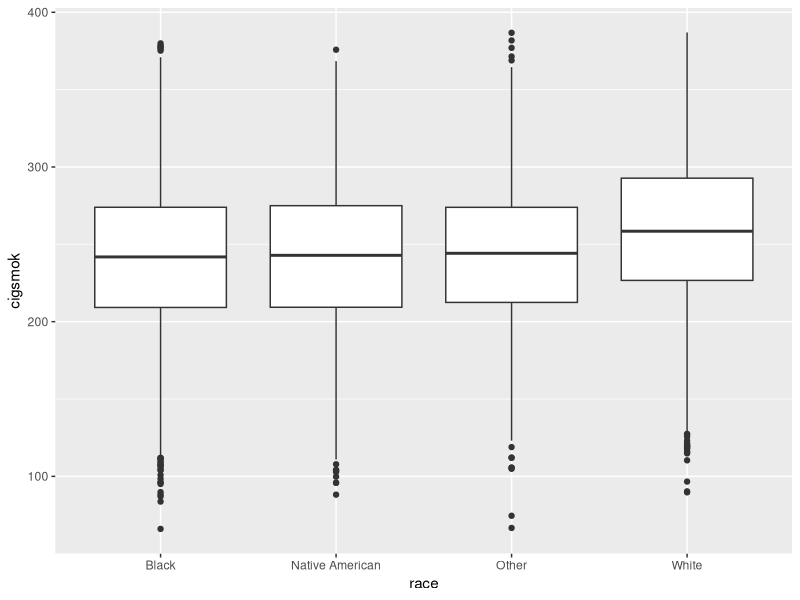
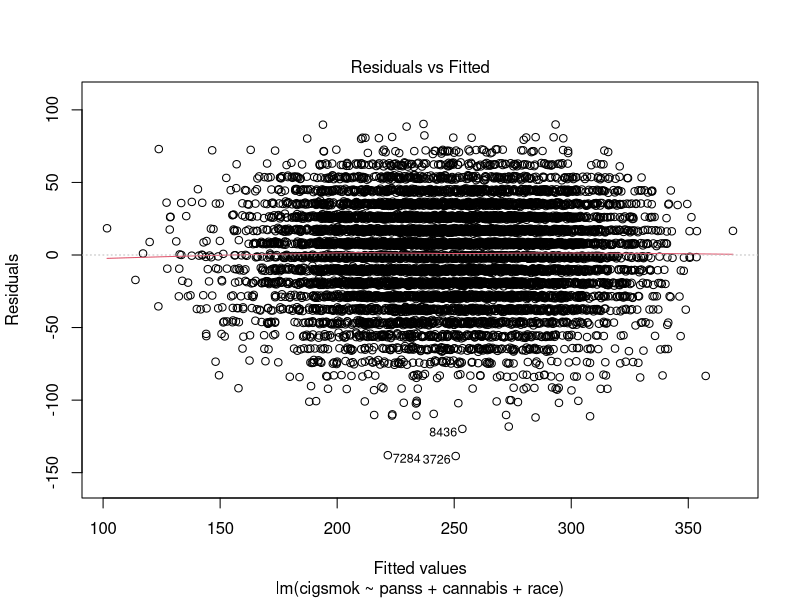

Reproduce these figures in R, in order.
## ---- chunk 1
generateDataset2 <- function(N){
  
  gender <- sample(c("M", "F"), N, replace = T, prob = c(.71, .29))
  race <- sample(c("White", "Black", "Native American", "Other"), N, replace = T, prob = c(.42, .41, .2, .15))
  age <- runif(N, (41-9), (42+9))
  income <- runif(N, (417-351), (417+351))
  panss <- runif(N, (32.4-7.1), (32.4+7.1))
  alcohol <- rpois(N, 14.0)
  cocaine <- rpois(N, 5.2)
  cannabis <- rpois(N, 8.4)
  sedatives <- rpois(N, 6.7)
  
  #Coefficients to generate smoking intensity outcome
  cigsmok <- 221 + 10^.8 * panss + ifelse(race == "White", 17, 0) - 9.1*(cocaine + cannabis + sedatives) 
  
  #Generate data frame 
  data.frame(gender, race, age, income, panss, alcohol, cocaine, cannabis, sedatives, cigsmok)
}

df2 <- generateDataset2(10000)
## ---- chunk 2
library(ggplot2)
p <- ggplot(data = df2, aes(x=race, y = cigsmok)) + geom_boxplot()
p
## ---- chunk 3
cor(df2$panss, df2$cigsmok)
## ---- chunk 4
cor(df2$cigsmok, df2$cocaine)
## ---- chunk 5
cor(df2$cigsmok, df2$cannabis)
## ---- chunk 6
cor(df2$cigsmok, df2$sedatives)
## ---- chunk 7
fit3 <- lm(cigsmok ~ panss + cannabis + race, data = df2)
summary(fit3)
## ---- chunk 8
plot(fit3,1)
